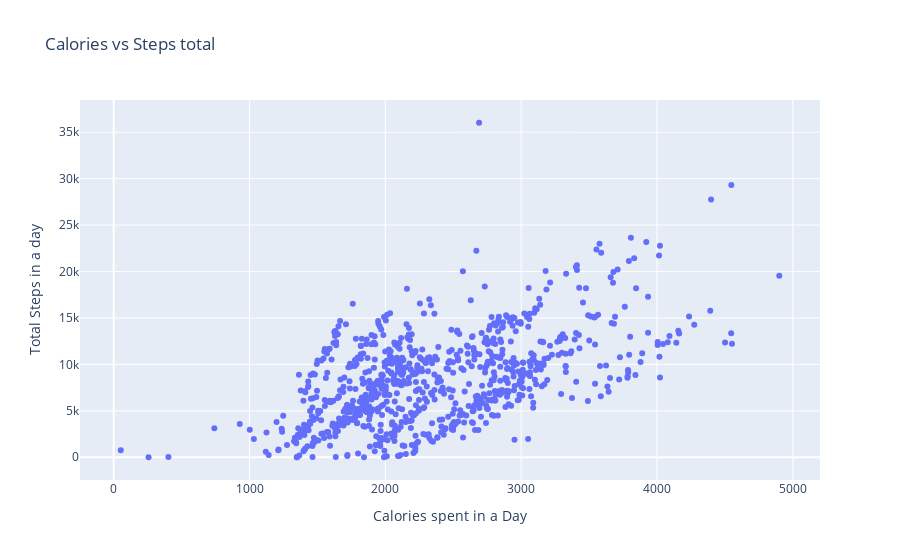

Notebook source saved alongside this figure:
### Code cell
# Plot
fig = px.scatter(x=df_analysis_calories_steps['Calories'], y=df_analysis_calories_steps['StepTotal'], title="Calories vs Steps total")

fig.update_layout(legend=dict(
                      orientation="h",
                      yanchor="bottom",
                      y=1.02,
                      xanchor="right",
                      x=1,
                      title=''
                  ),xaxis=dict(
                      title = 'Calories spent in a Day',
                      ), 
                    yaxis=dict(
                      title='Total Steps in a day',
                      side='left',
))


fig.show()

### Figure 1 — Plotly figure (JSON) as saved in the notebook; plotly's stock layout.template omitted (floating-point values rounded to 4 significant figures; data arrays with more than 128 entries replaced by an {"elided": "..."} marker saying what was removed)
{"data": [{"hovertemplate": "x=%{x}<br>y=%{y}<extra></extra>", "legendgroup": "", "marker": {"color": "#636efa", "symbol": "circle"}, "mode": "markers", "name": "", "orientation": "v", "showlegend": false, "type": "scatter", "x": {"elided": "863 int values"}, "xaxis": "x", "y": {"elided": "863 int values"}, "yaxis": "y"}], "layout": {"legend": {"orientation": "h", "title": {"text": ""}, "tracegroupgap": 0, "x": 1, "xanchor": "right", "y": 1.02, "yanchor": "bottom"}, "title": {"text": "Calories vs Steps total"}, "xaxis": {"anchor": "y", "domain": [0, 1], "title": {"text": "Calories spent in a Day"}}, "yaxis": {"anchor": "x", "domain": [0, 1], "side": "left", "title": {"text": "Total Steps in a day"}}}}
